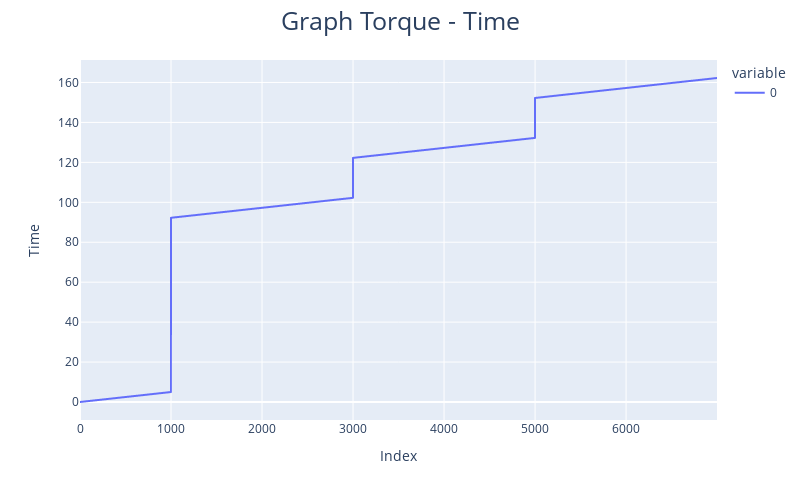

Notebook code cell kept with this figure:
### Code cell
# There is a section where Time jumps abruptly.
# 4.995 -> 92.25
# 102.245 -> 122.25
# 132.245 -> 152.25
torque_col_diff = pd.Series(torque.columns[7:]).diff().fillna(0.005)
print(f"normal_time_diff: {torque_col_diff.iloc[1]}")
for i in range(1, len(torque.columns[7:])):
    if torque_col_diff[i].round(3)!=torque_col_diff[0]:
        print(f"abnormal_time_diff idx: {i}, {torque.columns[7+i-1]} -> {torque.columns[7+i]}")
fig = px.line(torque.columns[7:])
fig.update_layout(width=800, height=500, title=go.layout.Title(text="Graph Torque - Time"), title_x=0.5, title_font_size = 25)
fig.update_xaxes(title_text="Index")
fig.update_yaxes(title_text="Time")
fig.show()

### Figure 1 — Plotly figure (JSON) as saved in the notebook; plotly's stock layout.template omitted (floating-point values rounded to 4 significant figures; data arrays with more than 128 entries replaced by an {"elided": "..."} marker saying what was removed)
{"data": [{"hovertemplate": "variable=0<br>index=%{x}<br>value=%{y}<extra></extra>", "legendgroup": "0", "line": {"color": "#636efa", "dash": "solid"}, "marker": {"symbol": "circle"}, "mode": "lines", "name": "0", "showlegend": true, "type": "scattergl", "x": {"elided": "7000 int values"}, "xaxis": "x", "y": {"elided": "7000 float values"}, "yaxis": "y"}], "layout": {"height": 500, "legend": {"title": {"text": "variable"}, "tracegroupgap": 0}, "margin": {"t": 60}, "title": {"font": {"size": 25}, "text": "Graph Torque - Time", "x": 0.5}, "width": 800, "xaxis": {"anchor": "y", "domain": [0, 1], "title": {"text": "Index"}}, "yaxis": {"anchor": "x", "domain": [0, 1], "title": {"text": "Time"}}}}
